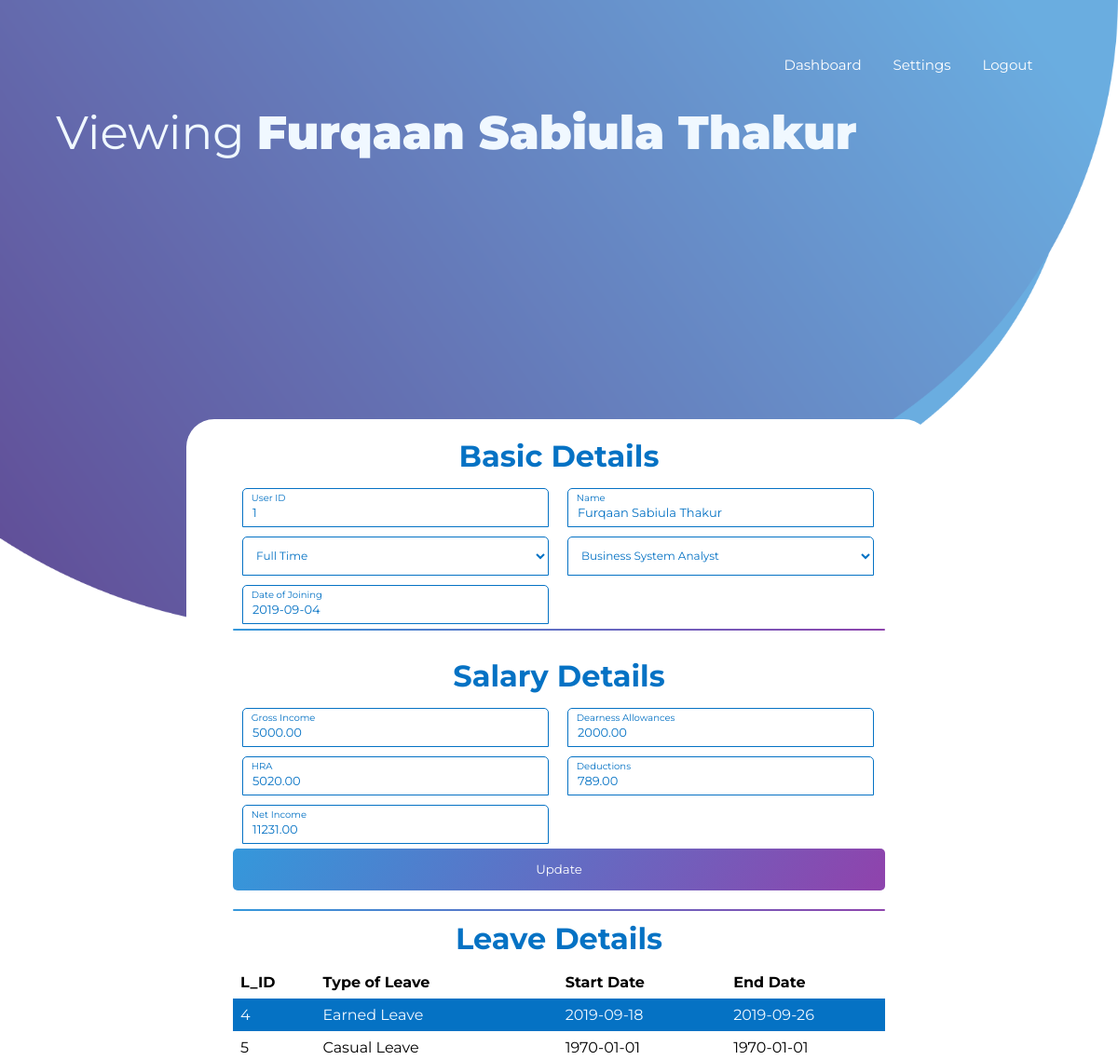
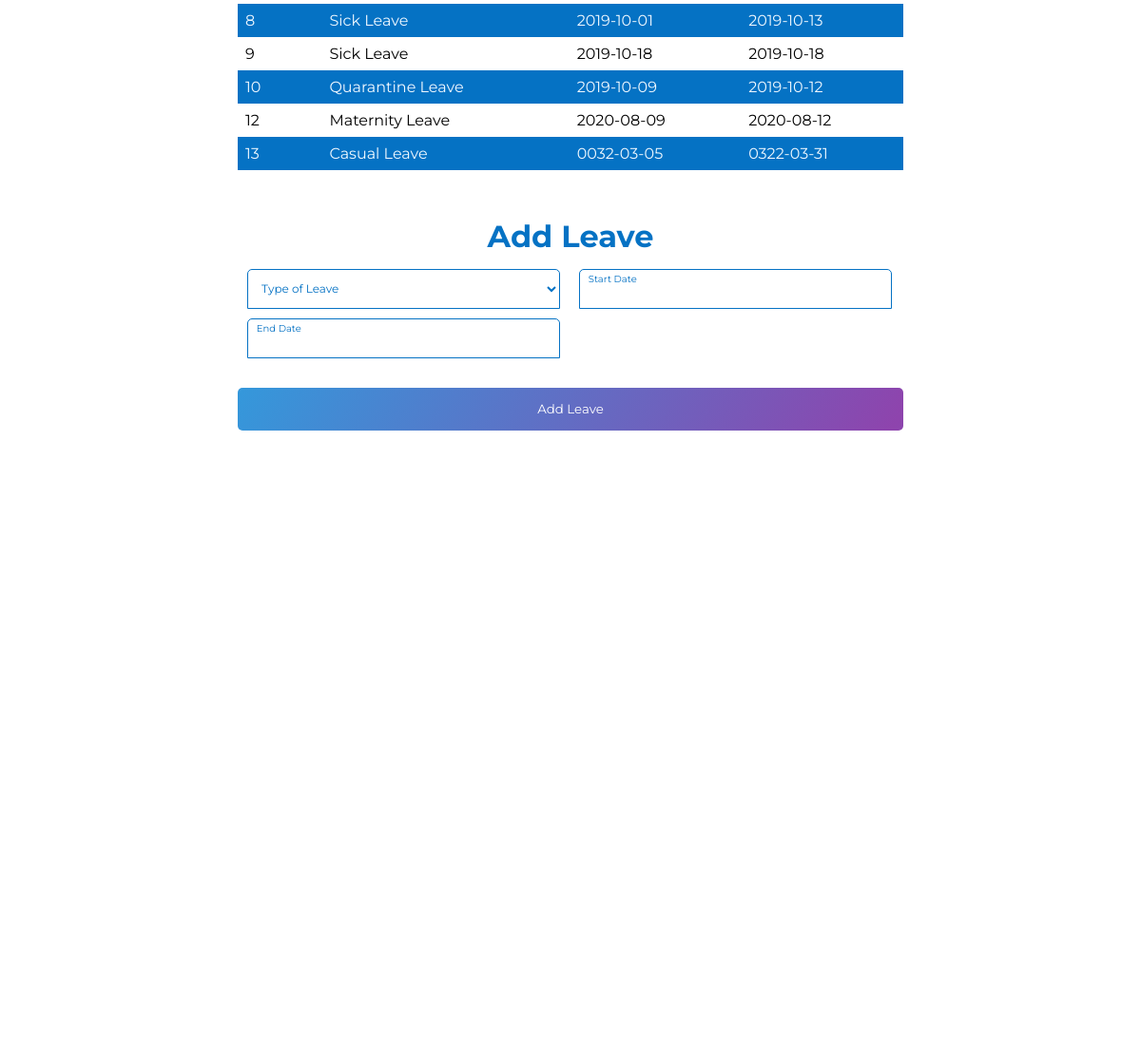
/details.php?a=1, run on the app's committed database (2 pictures, top to bottom).
### tables this page shows
CREATE TABLE `employee` (
  `E_ID` int(11) NOT NULL,
  `E_NAME` varchar(40) NOT NULL,
  `Password` varchar(30) NOT NULL,
  `Phone` bigint(20) NOT NULL,
  `Type` text NOT NULL,
  `Desig` text NOT NULL,
  `DOJ` date NOT NULL
);

CREATE TABLE `salary` (
  `S_ID` int(11) NOT NULL,
  `GI` decimal(20,2) DEFAULT 0.00,
  `DA` decimal(20,2) DEFAULT 0.00,
  `HRA` decimal(20,2) DEFAULT 0.00,
  `HC` decimal(20,2) DEFAULT 0.00,
  `NI` decimal(20,2) DEFAULT 0.00,
  `E_ID` int(11) NOT NULL
);

CREATE TABLE `leaves` (
  `L_ID` int(11) NOT NULL,
  `type` text NOT NULL,
  `s_date` date NOT NULL,
  `e_date` date NOT NULL,
  `E_ID` int(11) NOT NULL
);

### details.php (the view, shortened to what this page needs)
<?php
$id = $_GET['a'];
$host = "localhost";
$dbUsername = "id11037018_admin";
    $dbPassword = "admin";
    $dbname = "id11037018_payroll";
    $conn = new mysqli($host, $dbUsername, $dbPassword, $dbname);
    if (mysqli_connect_error()) {
    	die('Connect Error('. mysqli_connect_errno().')'. mysqli_connect_error());
    }
	else {
		$q = "Select * from employee where E_ID = $id";
      $query = mysqli_query($conn,$q);
	$res = mysqli_fetch_array($query);
	$q1 = "Select * from salary where E_ID = $id";
	$query1 = mysqli_query($conn,$q1);
	$res1 = mysqli_fetch_array($query1);
     }
?>
<!DOCTYPE html>
<html lang="en" dir="ltr">
  <head>
	   <link rel="stylesheet" type="text/css" href="empc.css">
  </head>
  <body>
	  <div id = "welcome">
	  <div id = "heading">Viewing <span id="mainhead"><?php echo $res['E_NAME']; ?></span></div>
	  </div>
		<div class="bottom-text">
         <a id="nav" href="https://payrollmngsys.000webhostapp.com/admin.php">Dashboard</a>
          <a id="nav" href="https://payrollmngsys.000webhostapp.com/adminsett.php">Settings</a>
          <a id="nav" href="https://payrollmngsys.000webhostapp.com/index.php">Logout</a>
        </div>
      <form method="POST" class="login-form">
        <h1>Basic Details</h1>
<div class="txtbd">
          <input type="text" value="<?php echo $res['E_ID']; ?>" name="e_id" disabled>
          <span>User ID</span>
        </div>
		  <div class="txtbd">
          <input type="text" value="<?php echo $res['E_NAME']; ?>" name="ename">
          <span>Name</span>
        </div>
		  <div class="txtb">
		  <select name="type">
		<option selected hidden value="<?php echo $res['Type']; ?>"><?php echo $res['Type']; ?></option>
</select>
		  </div>
		  <div class="txtb">
		  <select name="desig" >
		<option value="<?php echo $res['Desig']; ?>"><?php echo $res['Desig']; ?></option>
</select>
		  </div>
		  <div class="txtbd">
          <input name="date" type="text" onfocus="(this.type='date')" onblur="if(!this.value)this.type='text'" value="<?php echo $res['DOJ']; ?>" >
          <span>Date of Joining</span>
        </div>
		  <input type="" class="logbtndis" value="" >
		  <br>
		   <h1>Salary Details</h1>
		  <div class="txtbd">
          <input type="text" name="gi" value="<?php echo $res1['GI']; ?>">
			  <span>Gross Income</span>
        </div>
		  <div class="txtbd">
          <input type="text" name="da" value="<?php echo $res1['DA']; ?>">
			  <span>Dearness Allowances</span>
        </div>
		  <div class="txtbd">
          <input type="text" name="hra" value="<?php echo $res1['HRA']; ?>">
			  <span>HRA</span>
        </div>
		  <div class="txtbd">
          <input type="text" name="hc" value="<?php echo $res1['HC']; ?>">
			  <span>Deductions</span>
        </div>
		  <div class="txtbd">
          <input type="text" name="ni" value="<?php echo $res1['NI']; ?>" disabled>
			  <span>Net Income</span>
        </div>
		  <input type="submit" class="logbtn" value="Update" name="update">
		  <input type="" class="logbtndis" value="">
		   <h1>Leave Details</h1>
		  <table>
			  <tr>
			  <th>L_ID</th>
				  <th>Type of Leave</th>
				  <th>Start Date</th>
				  <th>End Date</th>
			  </tr>
	<?php
$id = $_GET['a'];
$host = "localhost";
$dbUsername = "id11037018_admin";
    $dbPassword = "admin";
    $dbname = "id11037018_payroll";
    $conn = new mysqli($host, $dbUsername, $dbPassword, $dbname);
    if (mysqli_connect_error()) {
    	die('Connect Error('. mysqli_connect_errno().')'. mysqli_connect_error());
    }
	else {
		$q = "Select * from leaves where E_ID = $id";
      $query = mysqli_query($conn,$q);
	while($res = mysqli_fetch_array($query)){
		?>
		<tr>
			<td><?php echo $res['L_ID'] ?></td>
			<td><?php echo $res['type'] ?></td>
			<td><?php echo $res['s_date'] ?></td>
			<td><?php echo $res['e_date'] ?></td>
			  </tr>
				<?php
	}
     }
?>
</table>
		  <h1>Add Leave</h1>
		  <div class="txtb">
		  <select name="typeleave">
		<option selected hidden value="">Type of Leave</option>
</select>
		  </div>
		  <div class="txtbd">
          <input name="sdate" type="text" onfocus="(this.type='date')" onblur="if(!this.value)this.type='text'">
          <span>Start Date</span>
        </div>
		  <div class="txtbd">
          <input name="edate" type="text" onfocus="(this.type='date')" onblur="if(!this.value)this.type='text'">
          <span>End Date</span>
        </div>
			<input type="submit" class="logbtn" value="Add Leave" name="AL">
      </form>
  </body>
</html>

### empc.css (style rules this page uses)
* { margin: 0; padding: 0; text-decoration: none; font-family: montserrat; box-sizing: border-box; }
#welcome { position: absolute; top: 5%; left: 5%; }
#heading { font-size: 50px; color: aliceblue; }
#mainhead { font-weight: 1000; font-size: 50px; color: aliceblue; }
body { min-height: 100vh; background-image: url(design.png); background-size: 100%; background-repeat: no-repeat; }
.login-form { width: 800px; height: 100%; text-align: center; padding:10px 50px 80px 50px; border-radius: 30px; position: absolute; left: 50%; top: 70%; transform: translate(-50%,-50%); background-color: white; font-family: 'Montserrat', sans-serif; }
.login-form h1 { text-align: center; margin-top: 10px; margin-bottom: 10px; font-family: 'Montserrat', sans-serif; color: #0572C4; }
.txtb { position: relative; margin-top: 5px; margin-left: 10px; margin-bottom: 5px; margin-right: 10px; text-align: left; width: 47%; float: left; }
.txtb input,.txtbd input { font-size: 13px; color: #333; border-left: 1px solid #0572C4; border-top: 1px solid #0572C4; border-right: 1px solid #0572C4; border-bottom: 1px solid #0572C4; border-top-left-radius: 5px; border-top-right-radius: 5px; color: #0572C4; width: 100%; outline: none; background: none; padding: 25px 5px 15px 10px; height: 40px; }
.txtb select { font-size: 12px; font-family: 'Montserrat', sans-serif; color: #333; border-left: 1px solid #0572C4; border-top: 1px solid #0572C4; border-right: 1px solid #0572C4; border-bottom: 1px solid #0572C4; border-top-left-radius: 5px; border-top-right-radius: 5px; color: #0572C4; width: 100%; outline: none; background: none; padding: 10px 5px 10px 10px; height: 42px; }
.txtbd span { font-size: 10px; content: attr(data-placeholder); position: absolute; top: 10px; left: 3%; color: #adadad; transform: translateY(-50%); transition: .3s; font-family: 'Montserrat', sans-serif; color: #0572C4; }
.txtbd { position: relative; margin-top: 5px; margin-left: 10px; margin-bottom: 5px; margin-right: 10px; text-align: left; width: 47%; float: left; }
table { border-collapse: collapse; width: 100%; margin-bottom: 50px; }
th, td { text-align: left; padding: 8px; font-family: 'Montserrat', sans-serif; }
tr:nth-child(even) { background-color: #0572C4; color: aliceblue; }
.logbtn { display: block; margin-top: 20%; margin-bottom: 10px; padding: 12px 20px; border: 0px solid white; border-radius: 5px; width: 100%; height: 45px; background: linear-gradient(120deg,#3498db,#8e44ad,#3498db); background-size: 200%; color: #fff; outline: none; cursor: pointer; transition: .5s; font-family: 'Montserrat', sans-serif; }
.logbtndis { display: block; margin-top: 20px; padding: px; border: 0px solid white; border-radius: 5px; width: 100%; height: 2px; background: linear-gradient(120deg,#3498db,#8e44ad,#3498db); background-size: 200%; color: #fff; outline: none; cursor: pointer; transition: .5s; font-family: 'Montserrat', sans-serif; }
.bottom-text { margin-top: 60px; margin-left: 60%; text-align: center; font-size: 15px; font-family: 'Montserrat', sans-serif; }
#nav { color: white; font-family: 'Montserrat', sans-serif; padding-left: 30px; }

### data on the page
employee: E_NAME "Furqaan Sabiula Thakur", e_id "1", ename "Furqaan Sabiula Thakur", type "Full Time", desig "Business System Analyst", date "2019-09-04"
salary: gi "5000.00", da "2000.00", hra "5020.00", hc "789.00", ni "11231.00"
leaves: L_ID "4", type "Earned Leave", s_date "2019-09-18", e_date "2019-09-26"
leaves: L_ID "5", type "Casual Leave", s_date "1970-01-01", e_date "1970-01-01"
leaves: L_ID "8", type "Sick Leave", s_date "2019-10-01", e_date "2019-10-13"
leaves: L_ID "9", type "Sick Leave", s_date "2019-10-18", e_date "2019-10-18"
leaves: L_ID "10", type "Quarantine Leave", s_date "2019-10-09", e_date "2019-10-12"
leaves: L_ID "12", type "Maternity Leave", s_date "2020-08-09", e_date "2020-08-12"
leaves: L_ID "13", type "Casual Leave", s_date "0032-03-05", e_date "0322-03-31"
